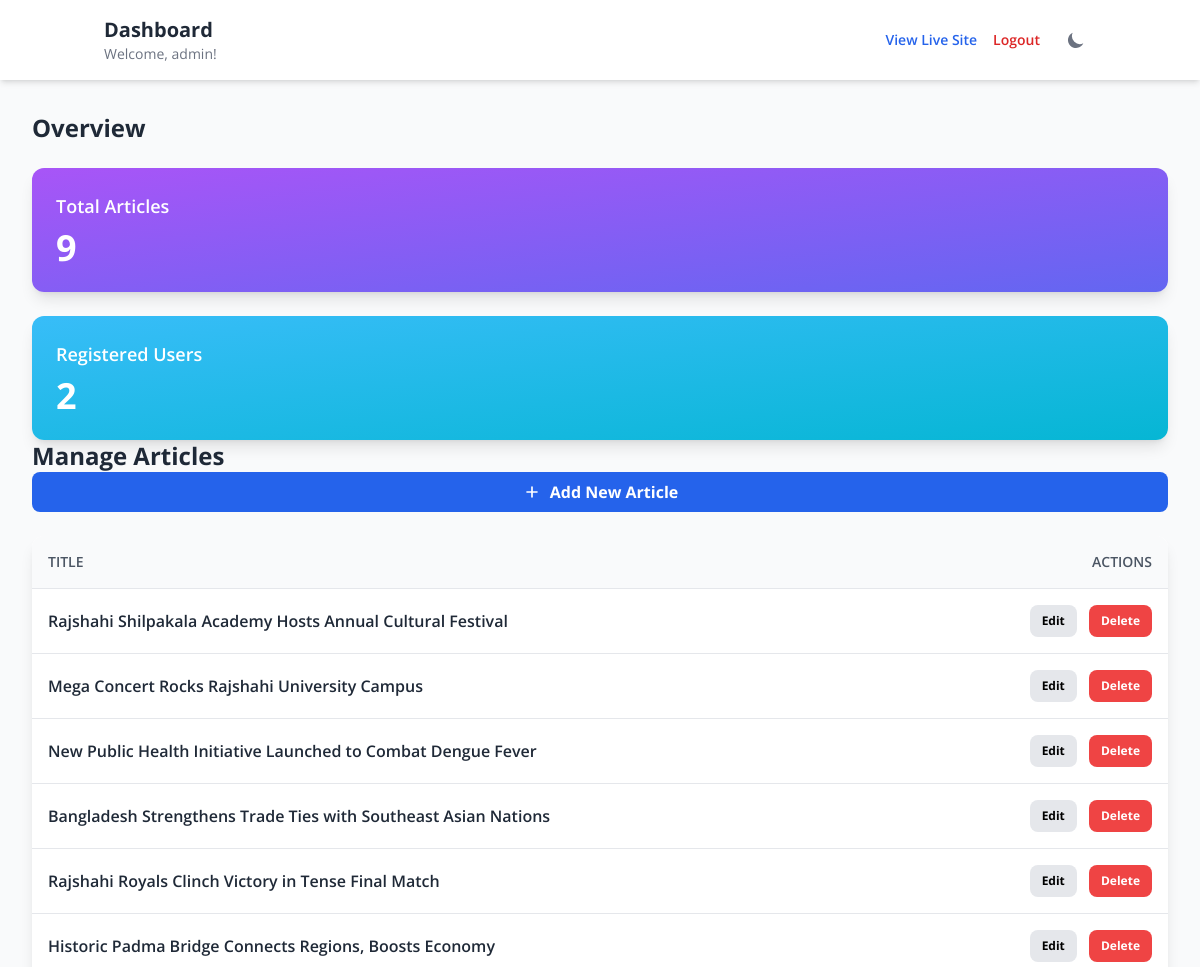
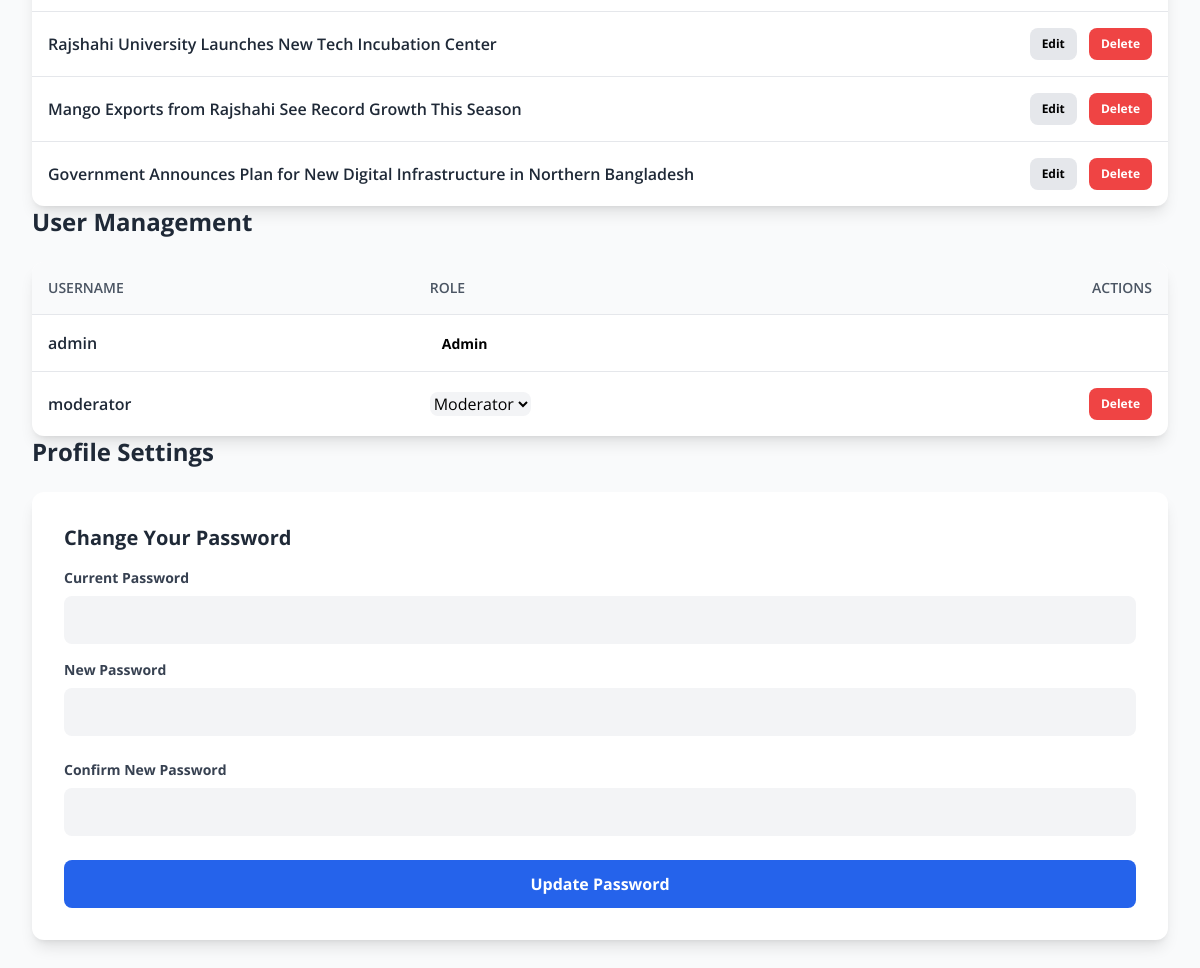
Page /admin/dashboard.php (signed in) on the committed database (2 pictures, top to bottom).
### tables this page shows
CREATE TABLE `articles` (
  `id` int(11) NOT NULL,
  `title` varchar(255) NOT NULL,
  `content` text NOT NULL,
  `image_url` varchar(2083) NOT NULL,
  `category` varchar(50) NOT NULL,
  `created_at` timestamp NOT NULL DEFAULT current_timestamp()
);

CREATE TABLE `users` (
  `id` int(11) NOT NULL,
  `username` varchar(50) NOT NULL,
  `password` varchar(255) NOT NULL,
  `role` enum('admin','moderator') NOT NULL DEFAULT 'moderator',
  `created_at` timestamp NOT NULL DEFAULT current_timestamp()
);

### admin/dashboard.php (the view, shortened to what this page needs)
<?php
require_once '../config/database.php';
$total_articles = $pdo->query("SELECT count(*) FROM articles")->fetchColumn();
$total_users = $pdo->query("SELECT count(*) FROM users")->fetchColumn();
$articles = $pdo->query("SELECT * FROM articles ORDER BY created_at DESC")->fetchAll();
$users = $pdo->query("SELECT id, username, role, created_at FROM users ORDER BY created_at DESC")->fetchAll();
?>
<!DOCTYPE html>
<html lang="en" class="scroll-smooth">
<head>
    <link rel="stylesheet" href="../dist/output.css">
</head>
<body class="bg-gray-50 dark:bg-gray-900 font-sans">
    <header class="bg-white dark:bg-gray-800 shadow-md sticky top-0 z-40">
        <div class="container mx-auto px-4 sm:px-6 py-4 flex justify-between items-center">
            <div>
                <h1 class="text-xl sm:text-2xl font-bold text-gray-800 dark:text-white">Dashboard</h1>
                <p class="text-sm text-gray-500 dark:text-gray-400">Welcome, <?= htmlspecialchars($_SESSION['username']); ?>!</p>
            </div>
            <div class="flex items-center space-x-2 sm:space-x-4">
                <a href="../index.php" target="_blank" class="text-sm font-semibold text-blue-600 dark:text-blue-500 hover:underline">View Live Site</a>
                <a href="logout.php" class="text-sm font-semibold text-red-600 dark:text-red-500 hover:underline">Logout</a>
                <button id="theme-toggle" type="button" class="text-gray-500 dark:text-gray-400 hover:bg-gray-100 dark:hover:bg-gray-700 rounded-lg text-sm p-2.5">
                    <svg id="theme-toggle-dark-icon" class="hidden w-5 h-5" fill="currentColor" viewBox="0 0 20 20">
                        <path d="M17.293 13.293A8 8 0 016.707 2.707a8.001 8.001 0 1010.586 10.586z"></path>
                    </svg>
                </button>
            </div>
        </div>
    </header>
    <main class="p-4 sm:p-6 lg:p-8 space-y-12">
        <section id="dashboard-overview">
            <h2 class="text-2xl font-bold text-gray-800 dark:text-white mb-6">Overview</h2>
            <div class="grid grid-cols-1 sm:grid-cols-2 gap-6">
                <div class="text-white p-6 rounded-xl shadow-lg" style="background-image: linear-gradient(to bottom right, #a855f7, #6366f1);">
                    <h3 class="text-lg font-semibold">Total Articles</h3>
                    <p class="text-4xl font-bold mt-2"><?= $total_articles ?></p>
                </div>
                <div class="text-white p-6 rounded-xl shadow-lg" style="background-image: linear-gradient(to bottom right, #38bdf8, #06b6d4);">
                    <h3 class="text-lg font-semibold">Registered Users</h3>
                    <p class="text-4xl font-bold mt-2"><?= $total_users ?></p>
                </div>
            </div>
        </section>
        <section id="manage-articles">
            <div class="flex flex-col sm:flex-row justify-between sm:items-center mb-6 gap-4">
                <h2 class="text-2xl font-bold text-gray-800 dark:text-white">Manage Articles</h2>
                <button id="add-article-btn" class="bg-blue-600 hover:bg-blue-700 text-white font-bold py-2 px-4 rounded-lg flex items-center justify-center space-x-2 w-full sm:w-auto"><svg class="w-5 h-5" fill="none" stroke="currentColor" viewBox="0 0 24 24">
                        <path stroke-linecap="round" stroke-linejoin="round" stroke-width="2" d="M12 6v6m0 0v6m0-6h6m-6 0H6"></path>
                    </svg><span>Add New Article</span></button>
            </div>
            <div class="bg-white dark:bg-gray-800 shadow-lg rounded-xl overflow-hidden">
                <div class="overflow-x-auto">
                    <table class="w-full text-left">
                        <thead class="border-b border-gray-200 dark:border-gray-700 bg-gray-50 dark:bg-gray-700/50">
                            <tr>
                                <th class="p-4 font-semibold text-sm text-gray-600 dark:text-gray-300 uppercase">Title</th>
                                <th class="p-4 font-semibold text-sm text-gray-600 dark:text-gray-300 uppercase text-right">Actions</th>
                            </tr>
                        </thead>
                        <tbody class="divide-y divide-gray-200 dark:divide-gray-700">
                            <?php foreach ($articles as $article): ?>
                                <tr class="transition-colors duration-150 hover:bg-black/5">
                                    <td class="p-4 font-semibold text-gray-800 dark:text-white"><?= htmlspecialchars($article['title']) ?></td>
                                    <td class="p-4 text-right whitespace-nowrap">
                                        <button class="edit-btn bg-gray-200 dark:bg-gray-600 hover:bg-gray-300 font-bold py-2 px-3 rounded-lg text-xs sm:text-sm" data-id="<?= $article['id'] ?>">Edit</button>
                                        <button class="delete-btn bg-red-500 hover:bg-red-600 text-white font-bold py-2 px-3 rounded-lg ml-2 text-xs sm:text-sm" data-id="<?= $article['id'] ?>">Delete</button>
                                    </td>
                                </tr>
                            <?php endforeach; ?>
                        </tbody>
                    </table>
                </div>
            </div>
        </section>
        <div class="grid grid-cols-1 lg:grid-cols-2 gap-12">
            <?php if ($_SESSION['role'] === 'admin'): ?>
                <section id="user-management">
                    <h2 class="text-2xl font-bold text-gray-800 dark:text-white mb-6">User Management</h2>
                    <div class="bg-white dark:bg-gray-800 shadow-lg rounded-xl overflow-hidden">
                        <div class="overflow-x-auto">
                            <table class="w-full text-left">
                                <thead class="border-b border-gray-200 dark:border-gray-700 bg-gray-50 dark:bg-gray-700/50">
                                    <tr>
                                        <th class="p-4 font-semibold text-sm text-gray-600 dark:text-gray-300 uppercase">Username</th>
                                        <th class="p-4 font-semibold text-sm text-gray-600 dark:text-gray-300 uppercase">Role</th>
                                        <th class="p-4 font-semibold text-sm text-gray-600 dark:text-gray-300 uppercase text-right">Actions</th>
                                    </tr>
                                </thead>
                                <tbody class="divide-y divide-gray-200 dark:divide-gray-700">
                                    <?php foreach ($users as $user): ?>
                                        <tr class="transition-colors duration-150 hover:bg-black/5">
                                            <td class="p-4 font-semibold text-gray-800 dark:text-white"><?= htmlspecialchars($user['username']) ?></td>
                                            <td class="p-4"><?php if ($user['username'] === 'admin'): ?><span class="px-3 py-1 text-sm font-bold rounded-full bg-green-100 dark:bg-green-900 text-green-800 dark:text-green-200">Admin</span><?php else: ?><select class="role-select bg-gray-100 dark:bg-gray-700 rounded-lg p-2" data-userid="<?= $user['id'] ?>">
                                                        <option value="moderator" <?= ($user['role'] === 'moderator') ? 'selected' : '' ?>>Moderator</option>
                                                    </select><?php endif; ?></td>
                                            <td class="p-4 text-right"><?php if ($user['username'] !== 'admin'): ?><button class="delete-user-btn bg-red-500 hover:bg-red-600 text-white font-bold py-2 px-3 rounded-lg text-xs sm:text-sm" data-userid="<?= $user['id'] ?>">Delete</button><?php endif; ?></td>
                                        </tr>
                                    <?php endforeach; ?>
                                </tbody>
                            </table>
                        </div>
                    </div>
                </section>
            <?php endif; ?>
            <section id="profile-settings">
                <h2 class="text-2xl font-bold text-gray-800 dark:text-white mb-6">Profile Settings</h2>
                <div class="bg-white dark:bg-gray-800 p-8 rounded-xl shadow-lg">
                    <h3 class="text-xl font-bold text-gray-800 dark:text-white mb-4">Change Your Password</h3>
                    <form id="password-change-form">
                        <div class="mb-4"><label for="current_password" class="block text-sm font-bold text-gray-700 dark:text-gray-300 mb-2">Current Password</label><input type="password" id="current_password" name="current_password" class="w-full p-3 bg-gray-100 dark:bg-gray-700 rounded-lg" required></div>
                        <div class="mb-6"><label for="new_password" class="block text-sm font-bold text-gray-700 dark:text-gray-300 mb-2">New Password</label><input type="password" id="new_password" name="new_password" class="w-full p-3 bg-gray-100 dark:bg-gray-700 rounded-lg" required></div>
                        <div class="mb-6"><label for="confirm_password" class="block text-sm font-bold text-gray-700 dark:text-gray-300 mb-2">Confirm New Password</label><input type="password" id="confirm_password" name="confirm_password" class="w-full p-3 bg-gray-100 dark:bg-gray-700 rounded-lg" required></div><button type="submit" class="w-full bg-blue-600 hover:bg-blue-700 text-white font-bold py-3 px-4 rounded-lg">Update Password</button>
                    </form>
                </div>
            </section>
        </div>
    </main>
</body>
</html>

### rows in the picture
articles: title "Rajshahi Shilpakala Academy Hosts Annual Cultural Festival"
articles: title "Mega Concert Rocks Rajshahi University Campus"
articles: title "New Public Health Initiative Launched to Combat Dengue Fever"
articles: title "Bangladesh Strengthens Trade Ties with Southeast Asian Nations"
articles: title "Rajshahi Royals Clinch Victory in Tense Final Match"
articles: title "Historic Padma Bridge Connects Regions, Boosts Economy"
articles: title "Rajshahi University Launches New Tech Incubation Center"
articles: title "Mango Exports from Rajshahi See Record Growth This Season"
articles: title "Government Announces Plan for New Digital Infrastructure in Northern Bangladesh"
users: username "admin", shows "Admin"
users: username "moderator", role+id "Moderator"

### other values in the picture
$_SESSION['username'] "admin"
$total_articles "9"
$total_users "2"
